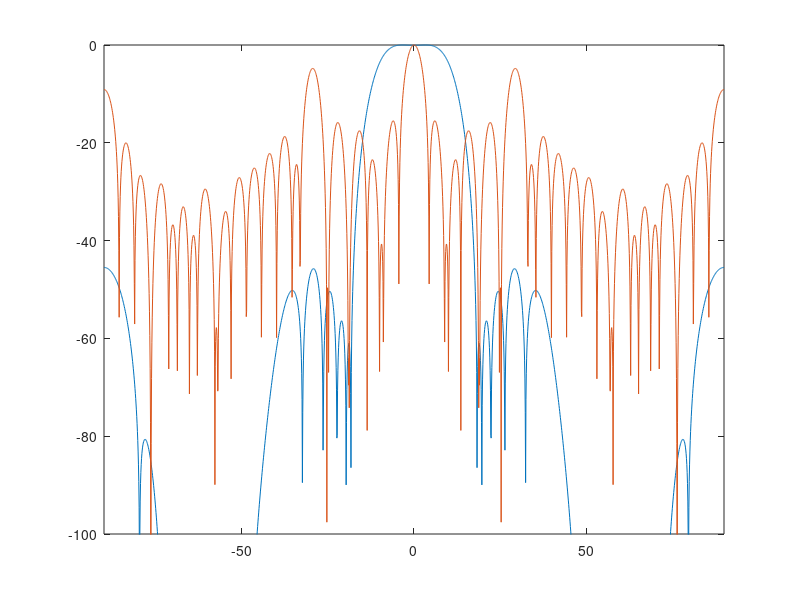

This figure's MATLAB source:
clear all;
close all;
clear classes;
clc;

%% Assign 1
% 1. Setup the ULA settings as in figure 1 of the assignment

K = 25;
L = 25;                  % Number of sensors
c = 3*10^8;
f = 2.75*10^9;     
dx = 0.525*c/f;      % meters of element spacing in x-direction 
dy =0.525*c/f;               % meters of element spacing in y-direction 
th = -90:0.1:90;
ph = -90:0.1:90;
th0 = 15;
ph0 = 90;
u=sind(th).*cosd(ph);
v=sind(th).*sind(ph);
u0=sind(th0)*cosd(ph0);
v0=sind(th0)*sind(ph0);
% beta=exp(1j*7*pi*0.5*(u-u0)).*exp(1j*7*pi*0.5*(v-v0));
% s=abs(sin(K*pi*(u-u0)/2)./sin(pi*(u-u0)/2)).*abs(sin(L*pi*(v-v0)/2)./sin(pi*(v-v0)/2));
% s=s.^2./4096;
% s1= 10*log10(s); 
% plot(th,s1);
% axis([-90 90 -50 0]); 
m=0;
m1=0;
n=0;
n1=0;
for k=1:25
    beta1=2*pi*(k-1)*0.525*(u-u0);
    c1=chebwin(25);
    s1=c1(k,1)*exp(1j*beta1);
    s11=exp(1j*beta1);
    m=m+s1;
    m1=m1+s11;
end
for l=1:25
    beta2=2*pi*(l-1)*0.525*(v-v0);
    c2=chebwin(25);
    s2=c2(l,1)*exp(1j*beta2);
    s21=exp(1j*beta2);
    n=n+s2;
    n1=n1+s21;
end
s=abs(m.*n).^2/max(abs(m.*n).^2);
p= 10*log10(s);
plot(th,p);
hold on
ss=abs(m1.*n1).^2/max(abs(m1.*n1).^2);
pp= 10*log10(ss);
plot(th,pp);
axis([-90 90 -100 0]); 